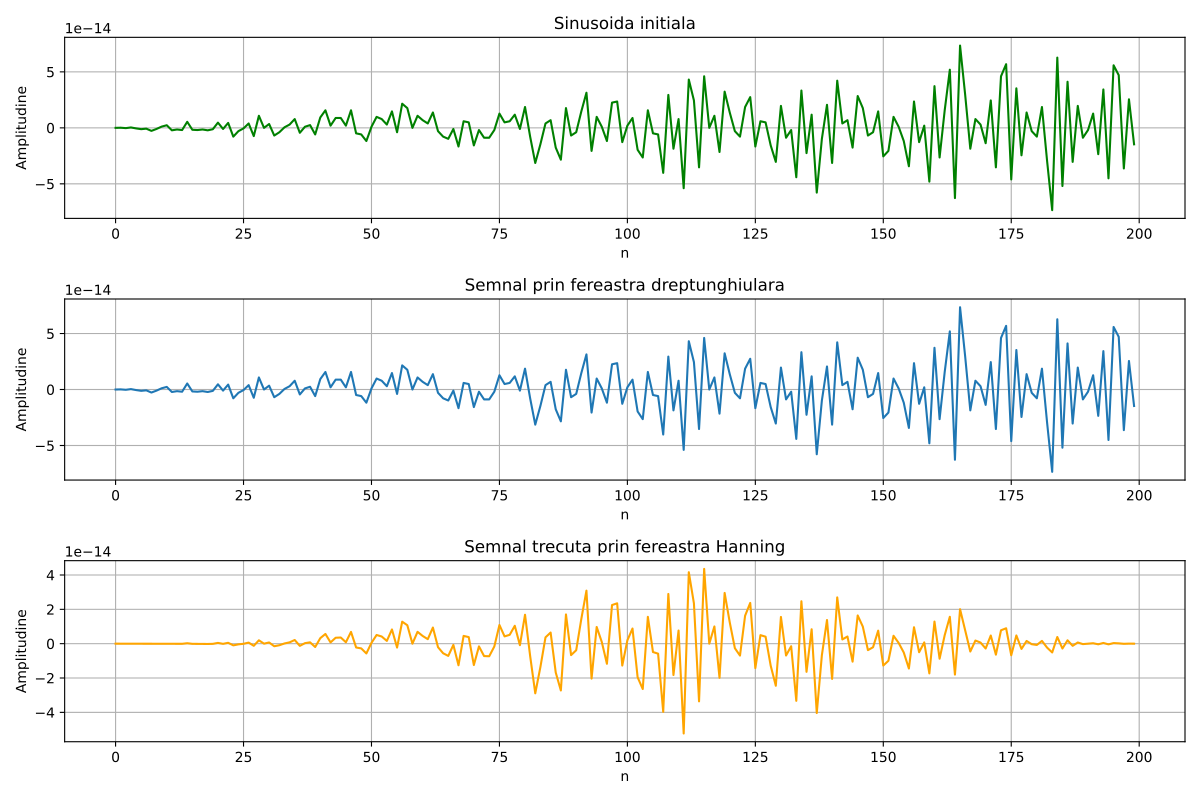

Source code (Python):
import numpy as np
import matplotlib.pyplot as plt

def fereastra_dreptunghiulara(N):
    return np.ones(N)

def fereastra_hanning(N):
    n = np.arange(N)
    return 0.5 * (1 - np.cos(2 * np.pi * n / N))

Nw = 200
f = 100
A = 1
phi = 0

n = np.arange(Nw)
t = n / Nw   

x = A * np.sin(2 * np.pi * f * t + phi)

x_rect = x * fereastra_dreptunghiulara(Nw)
x_hann = x * fereastra_hanning(Nw)

plt.figure(figsize=(12,8))

plt.subplot(3,1,1)
plt.plot(n, x, color='green')
plt.title('Sinusoida initiala')
plt.xlabel('n')
plt.ylabel('Amplitudine')
plt.grid(True)

plt.subplot(3,1,2)
plt.plot(n, x_rect)
plt.title('Semnal prin fereastra dreptunghiulara')
plt.xlabel('n')
plt.ylabel('Amplitudine')
plt.grid(True)

plt.subplot(3,1,3)
plt.plot(n, x_hann, color='orange')
plt.title('Semnal trecuta prin fereastra Hanning')
plt.xlabel('n')
plt.ylabel('Amplitudine')
plt.grid(True)

plt.tight_layout()
plt.show()
